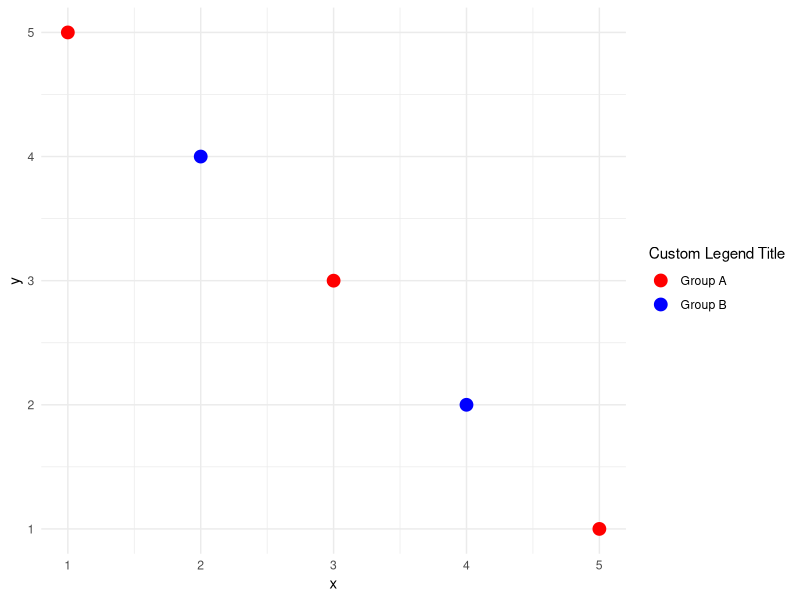

Recreate this plot in R.
library(ggplot2)

data <- data.frame(
  x = c(1, 2, 3, 4, 5),
  y = c(5, 4, 3, 2, 1),
  group = c('A', 'B', 'A', 'B', 'A')
)

p <- ggplot(data, aes(x = x, y = y, color = group)) +
  geom_point(size = 4) +
  theme_minimal()

p + scale_color_manual(
  values = c('A' = 'red', 'B' = 'blue'),
  labels = c('Group A', 'Group B')
) + 
  labs(color = 'Custom Legend Title')  
